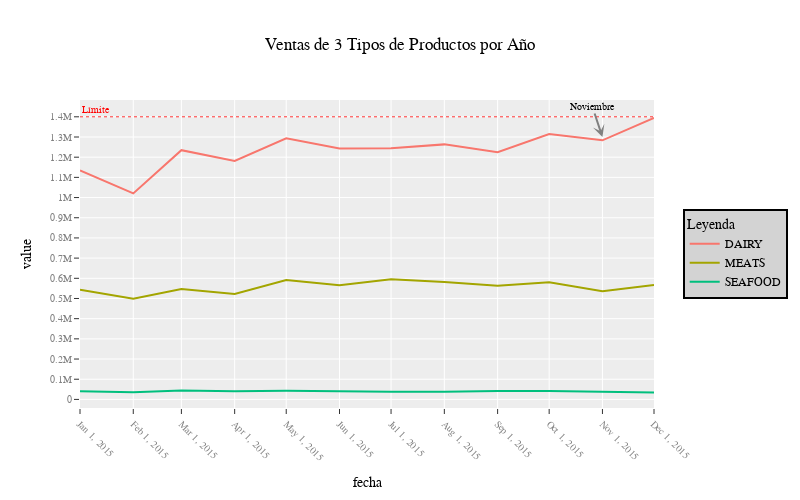

The cell this chart's notebook holds for it:
### Markdown cell above
# Plotly

### Code cell
fig = px.line(
    df,
    width=800, 
    height=500,
    template='ggplot2',
    title='Ventas de 3 Tipos de Productos por Año', 
    labels={
        "x": "Periodo",
        "sales": "Ventas por año (en millones de $)",
        "family": "Tipo de Producto"
    }
)

fig.update_layout( 
    font_family="Rockwell",
    font_color="black"
)

fig.update_xaxes(
    tickangle=45,
    tickmode='array',
    tickvals=df.index.values,
    tickfont={
        'color': 'grey',
        'size': 10
    }
)

fig.update_yaxes(
    tickfont={
        'color': 'grey',
        'size': 10
    }
)

fig.update_yaxes(
    nticks=20
)

fig.add_annotation(
    x='2015-11',
    y=1300000,
    text="Noviembre",
    showarrow=True,
    arrowhead=3, 
    arrowsize=1, 
    arrowwidth=2,
    arrowcolor="grey",
    opacity=1,
    font={
        'family': "Arial",
        'size': 10,
        'color': "black"
    }
)

fig.add_hline(
    y=1400000, 
    line_dash="dot",
    annotation_text="Límite",
    annotation_position="top left",
    annotation_font_size=10,
    annotation_font_color="red",
    opacity=0.8,
    line_width=1,
    line_color='red',
)

fig.update_layout(
    legend_title_text='Leyenda', # Titulo de la leyenda
    # showlegend=False # Ocultar leyenda,
    legend=dict( 
        y=0.5, # Posicionamiento de la leyenda
        x=1.05,
        font=dict( # Puedo darle estilos a mis leyendas: https://plotly.com/python/legend/#styling-legends
            family="Courier",
            size=12,
            color="black"
        ),
        bgcolor="LightGrey",
        bordercolor="Black",
        borderwidth=2
    )
)

fig.show()

### Figure 1 — Plotly figure (JSON) as saved in the notebook; plotly's stock layout.template omitted (floating-point values rounded to 4 significant figures)
{"data": [{"hovertemplate": "variable=DAIRY<br>fecha=%{x}<br>value=%{y}<extra></extra>", "legendgroup": "DAIRY", "line": {"color": "#F8766D", "dash": "solid"}, "marker": {"symbol": "circle"}, "mode": "lines", "name": "DAIRY", "orientation": "v", "showlegend": true, "type": "scatter", "x": ["2015-01", "2015-02", "2015-03", "2015-04", "2015-05", "2015-06", "2015-07", "2015-08", "2015-09", "2015-10", "2015-11", "2015-12"], "xaxis": "x", "y": [1134521, 1020747, 1234851, 1181180, 1293308, 1243588, 1244815, 1263428, 1224619, 1314827, 1283672, 1394582], "yaxis": "y"}, {"hovertemplate": "variable=MEATS<br>fecha=%{x}<br>value=%{y}<extra></extra>", "legendgroup": "MEATS", "line": {"color": "#A3A500", "dash": "solid"}, "marker": {"symbol": "circle"}, "mode": "lines", "name": "MEATS", "orientation": "v", "showlegend": true, "type": "scatter", "x": ["2015-01", "2015-02", "2015-03", "2015-04", "2015-05", "2015-06", "2015-07", "2015-08", "2015-09", "2015-10", "2015-11", "2015-12"], "xaxis": "x", "y": [543100.0, 498700.0, 546500.0, 522300.0, 591700.0, 565000.0, 594900.0, 581200.0, 562700.0, 580800.0, 535900.0, 567400.0], "yaxis": "y"}, {"hovertemplate": "variable=SEAFOOD<br>fecha=%{x}<br>value=%{y}<extra></extra>", "legendgroup": "SEAFOOD", "line": {"color": "#00BF7D", "dash": "solid"}, "marker": {"symbol": "circle"}, "mode": "lines", "name": "SEAFOOD", "orientation": "v", "showlegend": true, "type": "scatter", "x": ["2015-01", "2015-02", "2015-03", "2015-04", "2015-05", "2015-06", "2015-07", "2015-08", "2015-09", "2015-10", "2015-11", "2015-12"], "xaxis": "x", "y": [40470.0, 36070.0, 43810.0, 39980.0, 42510.0, 38780.0, 38540.0, 37770.0, 41910.0, 41420.0, 38820.0, 33730.0], "yaxis": "y"}], "layout": {"annotations": [{"arrowcolor": "grey", "arrowhead": 3, "arrowsize": 1, "arrowwidth": 2, "font": {"color": "black", "family": "Arial", "size": 10}, "opacity": 1, "showarrow": true, "text": "Noviembre", "x": "2015-11", "y": 1300000}, {"font": {"color": "red", "size": 10}, "showarrow": false, "text": "Límite", "x": 0, "xanchor": "left", "xref": "x domain", "y": 1400000, "yanchor": "bottom", "yref": "y"}], "font": {"color": "black", "family": "Rockwell"}, "height": 500, "legend": {"bgcolor": "LightGrey", "bordercolor": "Black", "borderwidth": 2, "font": {"color": "black", "family": "Courier", "size": 12}, "title": {"text": "Leyenda"}, "tracegroupgap": 0, "x": 1.05, "y": 0.5}, "shapes": [{"line": {"color": "red", "dash": "dot", "width": 1}, "opacity": 0.8, "type": "line", "x0": 0, "x1": 1, "xref": "x domain", "y0": 1400000, "y1": 1400000, "yref": "y"}], "title": {"text": "Ventas de 3 Tipos de Productos por Año"}, "width": 800, "xaxis": {"anchor": "y", "domain": [0, 1], "tickangle": 45, "tickfont": {"color": "grey", "size": 10}, "tickmode": "array", "tickvals": ["2015-01", "2015-02", "2015-03", "2015-04", "2015-05", "2015-06", "2015-07", "2015-08", "2015-09", "2015-10", "2015-11", "2015-12"], "title": {"text": "fecha"}}, "yaxis": {"anchor": "x", "domain": [0, 1], "nticks": 20, "tickfont": {"color": "grey", "size": 10}, "title": {"text": "value"}}}}
